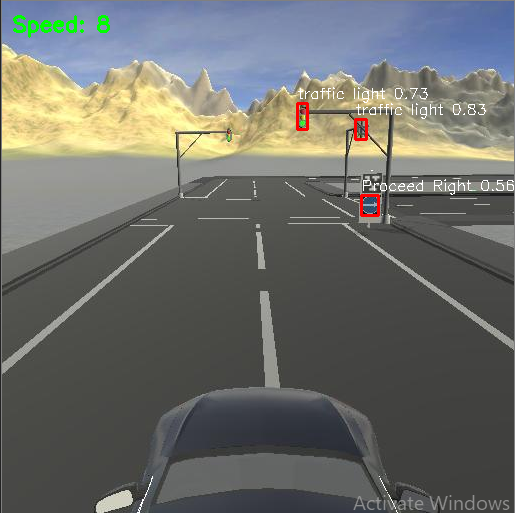
#> input picture urban/image.png, 515 x 513 px
$ python -i urban.py   (imports and definitions only)
#> lines starting #> are read from the running program, lines starting #| are printed output that depends on the picture; after the words box and inside, x2 and y2 are one past the last pixel; in counts of white or black regions, pixels touching at a corner belong together
#> further down, picture is the input picture: shape (513, 515, 3); mean B, G, R 105.7, 110, 108.7
import cv2 as cv
import avisengine
from config import *   # includes speed
import numpy as np
import onnxruntime as ort
from time import time
from math import hypot

# ------------------ settings ------------------
classes = ['Proceed Forward', 'Proceed Left', 'Proceed Right', 'Stop','traffic light']
NUM_CLASSES = len(classes)
CONF_THRES = 0.5
NMS_THRES = 0.6
# ------------------ settings ------------------
W, H = 512, 512
CAR_CENTER = (260, 400)
top_left = (160, 230)
top_right = (352, 230)
bottom_right = (W - 30, H - 120)
bottom_left = (60, H - 120)
CONTOUR_MIN_SIZE = 250
APPROX_MAX_SIZE = 16
LOWER = np.array([0, 11, 148])
UPPER = np.array([41, 19, 255])


def warp_frame(frame):
    """Convert main view to bird-eye view"""
    src_points = np.float32([top_left, top_right, bottom_right, bottom_left])
    dst_points = np.float32([[0, 0], [W, 0], [W, H], [0, H]])
    matrix = cv.getPerspectiveTransform(src_points, dst_points)
    return cv.warpPerspective(frame, matrix, (W, H))
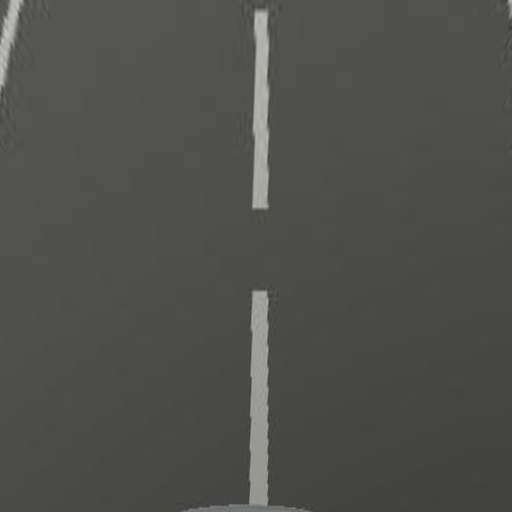
#> returned value: shape (512, 512, 3); mean of channels 0, 1, 2 75.6, 79.5, 78.9; drawn as B, G, R


def create_mask(frame, low, up):
    """Create a color mask (HSV)"""
    img_hsv = cv.cvtColor(frame, cv.COLOR_BGR2HSV)
#> img_hsv: shape (512, 512, 3); mean H, S, V 34, 12.7, 79.5
    return cv.inRange(img_hsv, low, up)
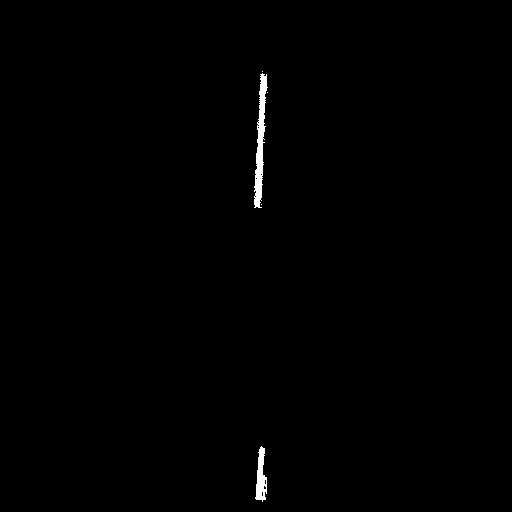
#> returned value: shape (512, 512); 0.49% white; 5 white regions (3 under 20 px)

def find_line(frame, mask):
    """Find the line center from contours"""
    contours, _ = cv.findContours(mask, cv.RETR_EXTERNAL, cv.CHAIN_APPROX_NONE)
#> contours = 5 contours, 3 with area under 20; largest, box (x1, y1, x2, y2) and area: (254, 73, 268, 208) 734, (255, 446, 267, 502) 351
    line_center_x = None
    line_img = np.zeros_like(frame)

    if len(contours) > 0:
        # Find the contour closest to the car
        candidates = []
        for c in contours:
            if cv.contourArea(c) > CONTOUR_MIN_SIZE:
                epsilon = 0.01 * cv.arcLength(c, True)
                approx = cv.approxPolyDP(c, epsilon, True)
                if len(approx) < APPROX_MAX_SIZE:
                    M = cv.moments(c)
                    if M["m00"] != 0:
                        cx, cy = int(M["m10"] / M["m00"]), int(M["m01"] / M["m00"])
                        dist = hypot(cx - CAR_CENTER[0], cy - CAR_CENTER[1])
                        candidates.append((c, (cx, cy), dist))
#> this loop made 5 passes
#> (epsilon, approx, cx, cy, dist) on pass 4: (3.33, [[262, 73], [254, 207], [261, 207], [266, 74]], 259, 142, 258)
#> (epsilon, cx, cy, dist) on pass 1: (1.33, 260, 477, 77)
#> after the loop, candidates = 2 items
        if candidates:
            candidates.sort(key=lambda x: x[2])
            best = candidates[0]
#> best = 3 items, first 3: contour of 124 points, box (x1, y1, x2, y2) (255, 446, 267, 502), area 351, (260, 477), 77
            line_center_x = best[1][0]
#> line_center_x = 260
            cv.drawContours(line_img, [best[0]], -1, (0, 255, 0), -1)

    return line_img, line_center_x

def translate(value, leftMin, leftMax, rightMin, rightMax):
    """Map a pixel range to a steering angle range"""
    if leftMax == leftMin:
        return rightMin
    leftSpan = leftMax - leftMin
    rightSpan = rightMax - rightMin
    valueScaled = float(value - leftMin) / float(leftSpan)
    return rightMin + (valueScaled * rightSpan)


def calc_steering(frame, prev_avg=None, debug=False):
    """Calculate lane center based on white line with memory of previous frame."""
    warped_frame = warp_frame(frame)
    white_mask = create_mask(warped_frame, LOWER, UPPER)
    white_img, white_center_x = find_line(warped_frame, white_mask)
#> white_center_x = 260

    # Use previous avg if white line is not detected
    if white_center_x is not None:
        target_x = white_center_x
#> target_x = 260
    else:
        target_x = prev_avg if prev_avg is not None else CAR_CENTER[0]

    # Proportional control for smooth steering
    current_x = prev_avg if prev_avg is not None else CAR_CENTER[0]

    if debug:
        cv.imshow("warped", warped_frame)
        cv.imshow("white mask", white_mask)

    return white_img, target_x
def sigmoid(x):
    return 1 / (1 + np.exp(-x))

def iou(b1, b2):
    x1,y1,x2,y2 = b1
    X1,Y1,X2,Y2 = b2
    inter = max(0, min(x2, X2) - max(x1, X1)) * max(0, min(y2, Y2) - max(y1, Y1))
    area1, area2 = (x2-x1)*(y2-y1), (X2-X1)*(Y2-Y1)
    return inter / (area1 + area2 - inter + 1e-6)

# ------------------ Connect to car ------------------
# [1 line that did not run here, left out]
# [3 lines not run here, left out]


# ------------------ Load ONNX model ------------------
# [1 line that did not run here, left out]

traffic_light_detected = False
start_time = 0
center_line_x = 0

# [135 lines not run here, left out]

>>> import cv2
>>> picture = cv2.imread('image.png')
>>> result = calc_steering(picture)
